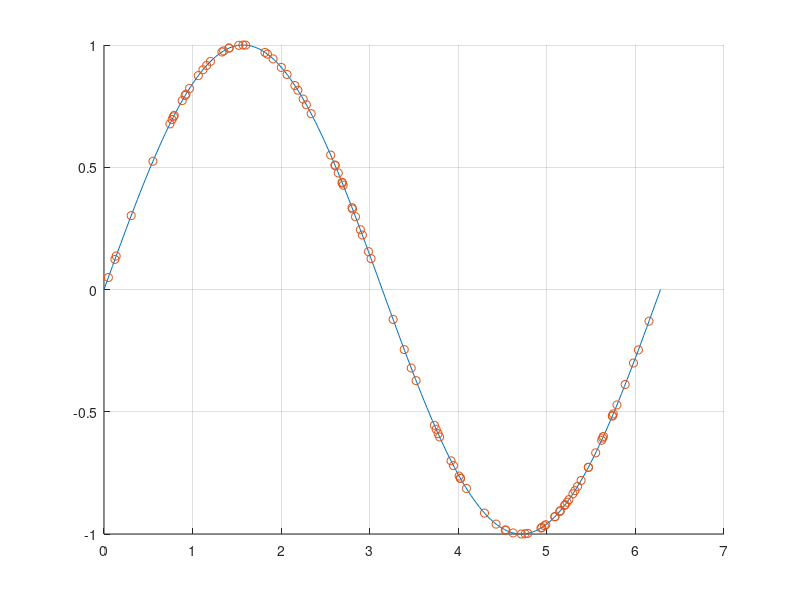

Write MATLAB code to recreate this figure. (Note: this script raises an error after producing the figure.)

% ---------------------- Genetic Algorithm---------------------

% Parameters
N = 100;          % Population size = 50
x = zeros(N,1);



%    Initialisation

for i =1:N
    x(i) = 6.28*rand();
end


% Plotting
figure ;
hold on;
x_sine = 0:pi/100:2*pi;
y_sine = sin(x_sine);
plot(x_sine,y_sine);
plot(x,sin(x),'o');
grid on;
hold off;



for k=1:100
    % Evaluation
fit_x = sin(x);

%Tournament Selection

p = tselection(x);

% Crossover

cc = crossover(p);

% Mutation

cm = mutation(cc);

%Selection of N chromosomes based on fitness

R = zeros(292,1);
for i=1:N
    R(i) = x(i);
end
for i=1:160
    R(N+i) = cc(i);
end
for i=1:32
    R(260+i) = cm(i);
end
fit_R = sin(R);

% workin' matrix
Result = [fit_R,R]

% sort
Result_new = sortrows(Result);


x = Result_new(1:N,2);



% Plotting
figure ;
hold on;
plot(x_sine,y_sine);
plot (x,sin(x),'o');
grid on;
hold off;


end


